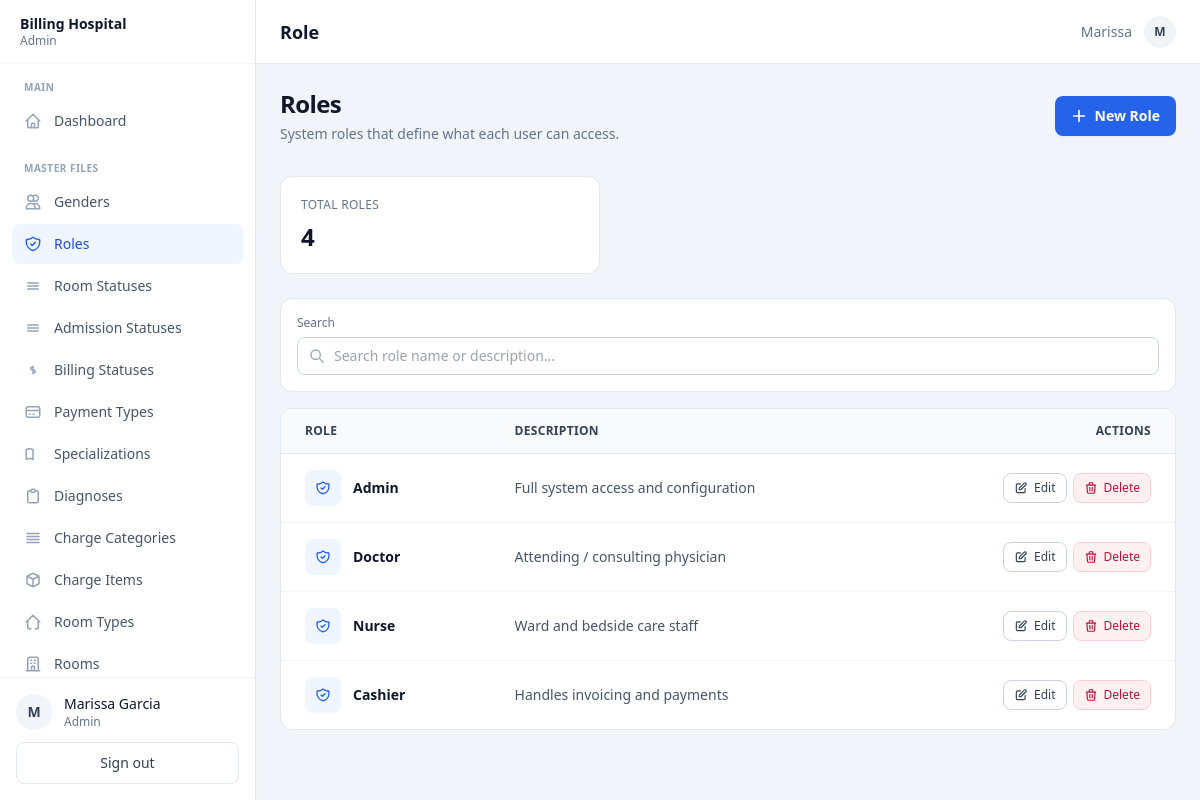
/index.php?page=role (signed in), run on the app's committed database.
### tables this page shows
CREATE TABLE `role` (
  `role_id` int(11) NOT NULL,
  `role_name` varchar(50) NOT NULL,
  `description` varchar(255) DEFAULT NULL
);

### index.php (called while the page is built, shortened)
<?php
$currentUser = $_SESSION['user'];
$roleId      = (int)$currentUser['role_id'];
$layout = match ($roleId) {
    1 => 'admin',
    2 => 'doctor',
    3 => 'nurse',
    4 => 'cashier',
    default => 'admin',
};
require __DIR__ . '/views/layouts/' . $layout . '.php';

### controllers/RoleController.php (called while the page is built, shortened)
<?php
class RoleController
{
    private PDO $pdo;
    public function __construct(PDO $pdo) { $this->pdo = $pdo; }
    public function getAll(): array
    {
        return $this->pdo->query(
            'SELECT role_id, role_name, description
             FROM `role`
             ORDER BY role_id'
        )->fetchAll();
    }
}

### views/admin/role.php (the view, shortened to what this page needs)
<?php
require_once __DIR__ . '/../../controllers/RoleController.php';
$roles = (new RoleController($pdo))->getAll();
$totalRoles = count($roles);
?>
<div class="mb-8 flex flex-col sm:flex-row sm:items-center sm:justify-between gap-4">
    <div>
        <h1 class="text-2xl font-bold text-slate-900 tracking-tight">Roles</h1>
        <p class="mt-1 text-sm text-slate-500">System roles that define what each user can access.</p>
    </div>
    <button type="button" id="openCreateBtn"
            class="inline-flex items-center justify-center gap-2 rounded-lg bg-blue-600 px-4 py-2.5 text-sm font-semibold text-white shadow-sm hover:bg-blue-700">
        <svg class="w-4 h-4" fill="none" viewBox="0 0 24 24" stroke="currentColor" stroke-width="2.5">
            <path stroke-linecap="round" stroke-linejoin="round" d="M12 4v16m8-8H4"/>
        </svg>
        New Role
    </button>
</div>
<div class="bg-white rounded-xl border border-slate-200 p-5 mb-6 max-w-xs">
    <p class="text-xs font-medium text-slate-500 uppercase tracking-wide">Total Roles</p>
    <p class="mt-2 text-2xl font-bold text-slate-900"><?= $totalRoles ?></p>
</div>
<div class="bg-white rounded-xl border border-slate-200 p-4 mb-4">
    <div class="flex flex-col sm:flex-row sm:items-end gap-3">
        <div class="flex-1">
            <label class="block text-xs font-medium text-slate-500 mb-1.5">Search</label>
            <div class="relative">
                <input type="text" id="filterSearch" placeholder="Search role name or description…"
                       class="w-full rounded-lg border border-slate-300 pl-9 pr-3 py-2 text-sm
                              focus:outline-none focus:ring-2 focus:ring-blue-500 focus:border-blue-500">
            </div>
        </div>
    </div>
</div>
<div class="bg-white rounded-xl border border-slate-200 overflow-hidden">
    <div class="overflow-x-auto">
        <table class="min-w-full text-sm">
            <thead class="bg-slate-50 border-b border-slate-200">
                <tr>
                    <th class="text-left px-6 py-3.5 font-semibold text-slate-700 text-xs uppercase tracking-wide">Role</th>
                    <th class="text-left px-6 py-3.5 font-semibold text-slate-700 text-xs uppercase tracking-wide">Description</th>
                    <th class="text-right px-6 py-3.5 font-semibold text-slate-700 text-xs uppercase tracking-wide">Actions</th>
                </tr>
            </thead>
            <tbody class="divide-y divide-slate-100">
                <?php foreach ($roles as $r): ?>
                    <tr class="hover:bg-slate-50 role-row"
                        data-search="<?= htmlspecialchars(strtolower($r['role_name'] . ' ' . ($r['description'] ?? ''))) ?>">
                        <td class="px-6 py-4">
                            <div class="flex items-center gap-3">
                                <div class="w-9 h-9 rounded-lg bg-blue-50 text-blue-600 flex items-center justify-center shrink-0">
                                </div>
                                <div>
                                    <p class="font-semibold text-slate-900 capitalize"><?= htmlspecialchars($r['role_name']) ?></p>
                                </div>
                            </div>
                        </td>
                        <td class="px-6 py-4 text-slate-600 max-w-xl">
                            <?php if (!empty($r['description'])): ?>
                                <p><?= htmlspecialchars($r['description']) ?></p>
                            <?php else: ?>
                                <span class="text-slate-400 text-xs">No description</span>
                            <?php endif; ?>
                        </td>
                        <td class="px-6 py-4 text-right whitespace-nowrap">
                            <div class="inline-flex items-center gap-1.5">
                                <button type="button"
                                        class="edit-btn inline-flex items-center gap-1.5 rounded-lg border border-slate-300 bg-white px-2.5 py-1.5 text-xs font-medium text-slate-700 hover:bg-slate-50 hover:border-slate-400"
                                        data-role='<?= htmlspecialchars(json_encode($r), ENT_QUOTES, "UTF-8") ?>'>
                                    <svg class="w-3.5 h-3.5" fill="none" viewBox="0 0 24 24" stroke="currentColor" stroke-width="2">
                                        <path stroke-linecap="round" stroke-linejoin="round" d="M11 5H6a2 2 0 00-2 2v11a2 2 0 002 2h11a2 2 0 002-2v-5m-1.414-9.414a2 2 0 112.828 2.828L11.828 15H9v-2.828l8.586-8.586z"/>
                                    </svg>
                                    Edit
                                </button>
                                <button type="button"
                                        class="delete-btn inline-flex items-center gap-1.5 rounded-lg border border-rose-200 bg-rose-50 px-2.5 py-1.5 text-xs font-medium text-rose-700 hover:bg-rose-100 hover:border-rose-300"
                                        data-role-id="<?= (int)$r['role_id'] ?>"
                                        data-role-name="<?= htmlspecialchars($r['role_name']) ?>">
                                    <svg class="w-3.5 h-3.5" fill="none" viewBox="0 0 24 24" stroke="currentColor" stroke-width="2">
                                        <path stroke-linecap="round" stroke-linejoin="round" d="M19 7l-.867 12.142A2 2 0 0116.138 21H7.862a2 2 0 01-1.995-1.858L5 7m5 4v6m4-6v6m1-10V4a1 1 0 00-1-1h-4a1 1 0 00-1 1v3M4 7h16"/>
                                    </svg>
                                    Delete
                                </button>
                            </div>
                        </td>
                    </tr>
                <?php endforeach; ?>
            </tbody>
        </table>
    </div>
</div>

### data on the page
role: role_name "Admin", description "Full system access and configuration"
role: role_name "Doctor", description "Attending / consulting physician"
role: role_name "Nurse", description "Ward and bedside care staff"
role: role_name "Cashier", description "Handles invoicing and payments"

### other printed values
$currentUser['role_name'] "Admin"
$sectionName "MAIN"
$item['label'] "Dashboard"
$sectionName "MASTER FILES"
$item['label'] "Genders"
$item['label'] "Roles"
$item['label'] "Room Statuses"
$item['label'] "Admission Statuses"
$item['label'] "Billing Statuses"
$item['label'] "Payment Types"
$item['label'] "Specializations"
$item['label'] "Diagnoses"
$item['label'] "Charge Categories"
$item['label'] "Charge Items"
$item['label'] "Room Types"
